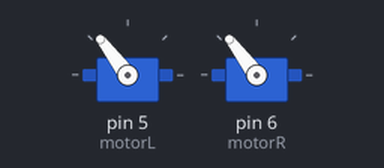
Bench run of a sketch on a simulated Arduino Uno, built with avr-gcc and run on an emulated ATmega328P. Parts: 2 × servo. What the sketch prints to the serial monitor is not drawn. At 12.0 s the program stops and its outputs stay as they are.

Above: at 0.1 s.
At 12.1 s:
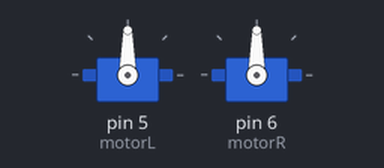
Timing chart, 0 to 13.5 s (numbered marks = the images above):
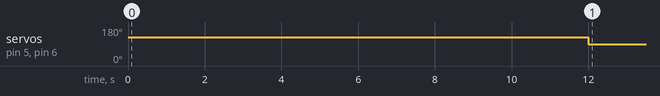

The sketch:

Servo_Potentiometer.ino
```cpp
#include <Servo.h>
Servo motorL;
Servo motorR;

void setup() {
  pinMode(A0, INPUT);
  pinMode(A1, INPUT);
  motorL.attach(5); //stop val = 80
  motorR.attach(6); //stop val = 90
  Serial.begin(9600);
}

void loop() {
  float x = float(analogRead(A0)) *255.0/1023.0;
  float y = float(analogRead(A1)) *255.0/1023.0;
  Serial.print(x);
  Serial.print("  ");
  Serial.println(y);
  motorL.write(x);
  motorR.write(y);
  delay(12000);
  motorL.write(90);
  motorR.write(90);
  while(1);
}
```

Measured:
- by itself, servo on pin 5 (motorL), servo on pin 6 (motorR): 127° → 90° at 12.0 s
